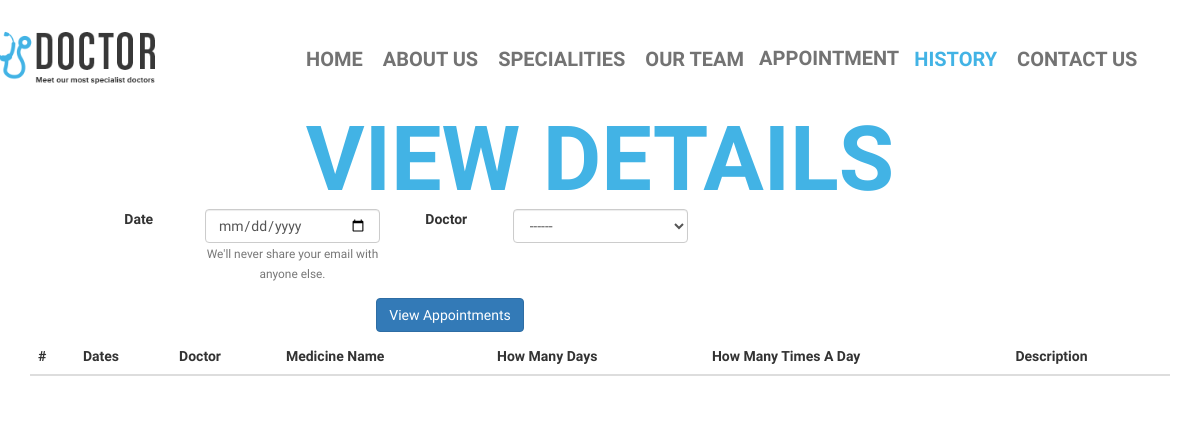
The app's page /history/ (signed in), older data.
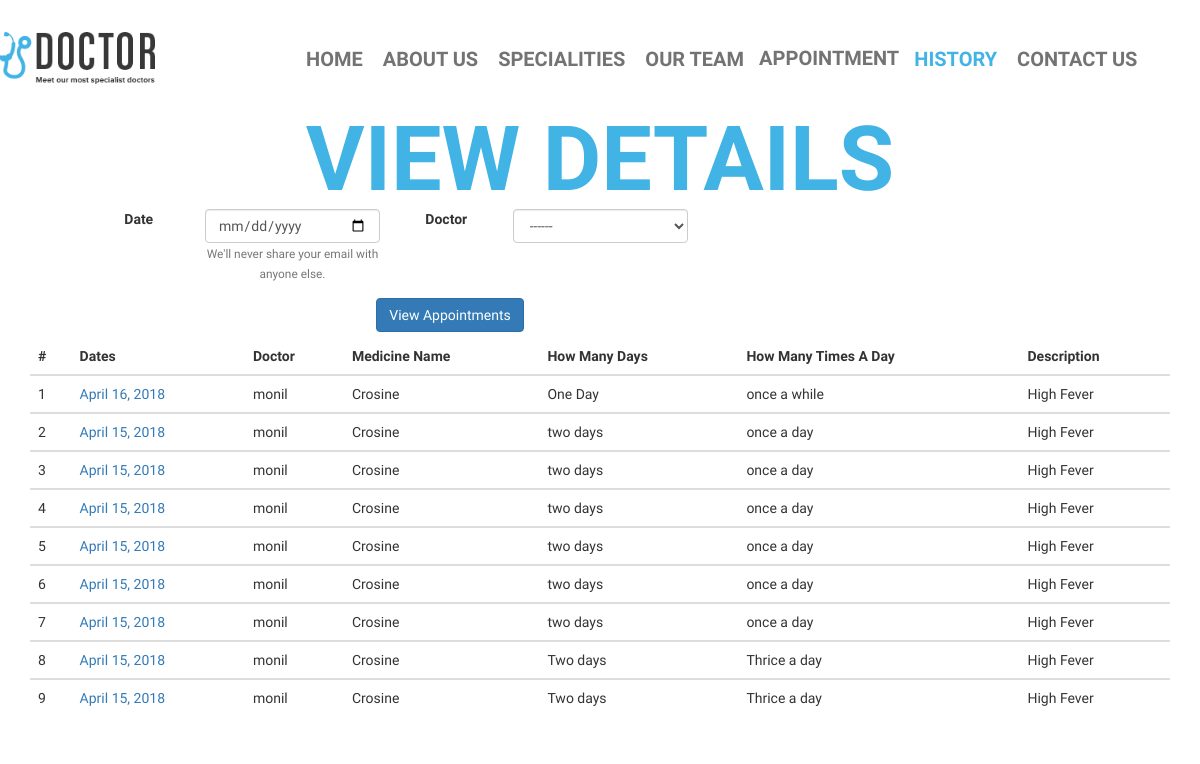
The same page, newer data.
### catalog/models.py (models this page shows)
class historydata(models.Model):
    u_id=models.CharField(max_length=100)
    Doctor_id=models.CharField(max_length=100,default="")
    date=models.DateField()
    Med_1=models.CharField(max_length=120)
    m1_days=models.CharField(max_length=100)
    m1_times_a_day=models.CharField(max_length=100)
    '''Med_2=models.ForeignKey(medicine,on_delete=models.CASCADE,related_name='m2')
    m2_days=models.CharField(max_length=100)
    m2_times_a_day=models.CharField(max_length=100)
    Med_3=models.ForeignKey(medicine,on_delete=models.CASCADE,related_name='m3')
    m3_days=models.CharField(max_length=100)
    m3_times_a_day=models.CharField(max_length=100)
    Med_4=models.ForeignKey(medicine,on_delete=models.CASCADE,related_name='m4')
    m4_days=models.CharField(max_length=100)
    m4_times_a_day=models.CharField(max_length=100)
    Med_5=models.ForeignKey(medicine,on_delete=models.CASCADE,related_name='m5')
    m5_days=models.CharField(max_length=100)
    m5_times_a_day=models.CharField(max_length=100)'''
    description=models.CharField(max_length=300)
    def __str__(self):
             return '{0} {1}'.format(self.date,self.Doctor_id)

### catalog/views.py (the view, shortened to what this page needs)
# urls.py: url(r'^history/$',views.history,name='history'),
def history(request):
    username=request.user
    print(username.id)
    d=Doctor.objects.filter(u_id=username.id)
    u=Patient.objects.filter(u_id=username.id)
    print(d)
    print(u)
    print(username.id)
    Doctor_logged_in=Doctor.objects.none()
    Patient_logged_in=Patient.objects.none()
    if u:
        Patient_logged_in=u
        print("Logged In user is Patient")
    if d:
        return redirect('/home/')
        Doctor_logged_in=d
        print("Logged In User Is Doctor")
    print(Patient_logged_in)
    logu=request.user
    App=historydata.objects.filter(u_id=logu).order_by('-date')
    print(App)
    print(App)
    doctors=Doctor.objects.all()
    return render(
            request,
            'history.html',
            context={'App':App,'Doctor_logged_in':Doctor_logged_in,'Patient_logged_in':Patient_logged_in,'doctors':doctors}
        )

### catalog/models.py (called while the page is built)
    def __str__(self):
        full_name=self.First_Name+self.Middle_Name+self.Last_Name
        return '{0} {1} {2} {3} {4} {5} {6}'.format(self.u_id,self.First_Name,self.Last_Name,self.Middle_Name,self.Address,self.Date_Of_Birth,self.Profile_pic)
        """
        Returns the url to access a detail record for this book.
        """

### catalog/templates/history.html (shortened to what this page needs)
{% load static%}
<!DOCTYPE html>
<html lang="en">
<head>
  <link rel="stylesheet" type="text/css" href="https://netdna.bootstrapcdn.com/bootstrap/3.1.1/css/bootstrap.min.css">
  <link rel="stylesheet" href="https://maxcdn.bootstrapcdn.com/bootstrap/3.3.7/css/bootstrap.min.css">
  <link rel="stylesheet" href="https://maxcdn.bootstrapcdn.com/bootstrap/3.3.7/css/bootstrap.min.css">
  <link rel="stylesheet" href="{% static 'main/css/font-awesome.min.css' %} ">
  <link rel="stylesheet" href="{% static 'main/css/bootstrap.min.css' %}">
  <link rel="stylesheet" href="{% static 'main/css/style.css' %} ">
</head>
<body>
  <header class="top-header">
    <div class="container">
      <div class="row">
        <div class="col-xs-2 header-logo">
          <br>
          <a href="main_base.html"><img src="{% static 'main/img/logo.png' %}" alt="" class="img-responsive logo"></a>
        </div>
        <div class="col-md-10">
          <nav class="navbar navbar-default">
            <div class="container-fluid nav-bar">
              <div class="collapse navbar-collapse" id="bs-example-navbar-collapse-1">
                <ul class="nav navbar-nav navbar-left">
                  <li><a class="menu " href="{% url 'home' %}">Home</a></li>
                  <li><a class="menu " href="{% url 'aboutus' %}">About Us</a></li>
                  <li><a class="menu" href="{% url 'service' %}">Specialities </a></li>
                  <li><a class="menu" href="{% url 'team' %}">Our Team</a></li>
                  {% if user.is_authenticated %}
                    {% if Patient_logged_in %}
                         <li class="dropdown">
                              <button class="dropbtn">Appointment</button>
                        </li>
                       <li><a class="menu active" href="{% url 'history' %}"> History</a></li>
                    {% endif %}
                    <li><a class="menu" href="{% url 'contact' %}"> Contact Us</a></li>
                  </ul>
                 <ul class="nav navbar-nav navbar-right">
                    <li class="dropdown">
                </li>
                  </ul>
              {% endif %}
              </div>
            </div>
          </nav>
        </div>
      </div>
    </div>
  </header>
  <section class="takeapoint text-center" id="">
    <div class="container">
      <div class="row">
        <h2>View Details</h2>
      </div>
    </div>
    <form name="Appoint_form"  id="Appoint_form" method="post" novalidate>
      <div class="form-group row">
        <div class="col-sm-1"></div>
          <label for="colFormLabelSm" class="col-sm-1 col-form-label col-form-label-sm">Date</label>
          <div class="col-sm-2">
                <input type="date" class="form-control form-control-sm" id="id_date" name="date" for="{{id_for_label }} placeholder="Enter Appointment Date">
                <small id="emailHelp" class="form-text text-muted">We'll never share your email with anyone else.</small>
          </div>
          <label for="colFormLabelSm" class="col-sm-1 col-form-label col-form-label-sm">Doctor</label>
          <div class="col-sm-2">
            <select class="form-control" id="id_doctor_name" name="doctor_name" for="{{doctor_name.id_for_label }}">
              <option value=" ">------</option>
            </select>
          </div>
      </div>
          <div class="col-sm-9">
                <button type="submit" class="btn btn-primary">View Appointments</button>
          </div>
          <br><br>
  </form>
  </section>
  <section class ="tableborder" id="tableborder">
    <div class="container">
     <div class="table-responsive">
        <table class="table">
          <thead>
            <tr>
              <th>#</th>
              <th>Dates</th>
              <th>Doctor</th>
              <th>Medicine Name</th>
              <th>How Many Days</th>
              <th>How Many Times A Day</th>
              <th>Description</th>
            </tr>
          </thead>
          <tbody>
          {% for appoint in App%}
            <tr>
              <td>{{forloop.counter}}</td>
              <td><a href="{{appoint.Date}}">{{appoint.date}}</a></td>
              <td>{{appoint.Doctor_id}}</td>
              <td>{{appoint.Med_1}}</td>
              <td>{{appoint.m1_days}}</td>
              <td>{{appoint.m1_times_a_day}}</td>
              <td>{{appoint.description}}</td>
            </tr>
          </tbody>
          {% endfor %}
        </table>
    </div>
  </section>

### catalog/static/main/css/style.css (style rules this page uses)
.dropbtn { margin: -10px; background-color: transparent; border-color: transparent; transition: all .5s ease 0s; -webkit-transition: all .5s ease 0s; -moz-transition: all .5s ease 0s; -o-transition: all .5s ease 0s; -ms-transition: all .5s ease 0s; background: transparent; border: none; background color: white; left: 40px; font-size: 20px; color: #737373; text-transform: uppercase; transition: all .7s ease 0s; -webkit-transition: all .7s ease 0s; -moz-transition: all .7s ease 0s; -o-transition: all .7s ease 0s; -ms-transition: all .7s ease 0s; padding: 10px 10px; font-weight: bold; }
.dropdown { margin: -05px; background-color:white; left: 40px; right:10px; font-size: 0px; color: #737373; text-transform: uppercase; transition: all .7s ease 0s; -webkit-transition: all .7s ease 0s; -moz-transition: all .7s ease 0s; -o-transition: all .7s ease 0s; -ms-transition: all .7s ease 0s; padding: 10px 10px; font-weight: bold; color: white; }
body { margin: 0; padding: 0; font-family: 'BenchNine', sans-serif; }
li { list-style: none; }
a:hover, a:visited, a { text-decoration: none; }
h1, h2 { text-transform: uppercase; font-weight: bold; }
.top-header { background: #fff !important; position: fixed; width: 100%; z-index: 99999; }
.top-header img.logo { margin-left: -40px; margin-bottom: 20px; margin-top: -20px; size:10; transition: all .5s ease 0s; -webkit-transition: all .5s ease 0s; -moz-transition: all .5s ease 0s; -o-transition: all .5s ease 0s; -ms-transition: all .5s ease 0s; }
.navbar-default { background-color: transparent; border-color: transparent; margin-bottom: 0; margin-top: 6px; transition: all .5s ease 0s; -webkit-transition: all .5s ease 0s; -moz-transition: all .5s ease 0s; -o-transition: all .5s ease 0s; -ms-transition: all .5s ease 0s; }
.nav-bar { margin-top: 28px; }
ul.nav { margin: 0; padding: 0; }
.navbar-default .navbar-nav>li>a { left: 40px; font-size: 20px; color: #737373; text-transform: uppercase; transition: all .7s ease 0s; -webkit-transition: all .7s ease 0s; -moz-transition: all .7s ease 0s; -o-transition: all .7s ease 0s; -ms-transition: all .7s ease 0s; padding: 10px 10px; font-weight: bold; }
li a.active { color: #42b3e5 !important; }
.takeapoint { background-repeat: repeat-y; margin-top: 10px; }
.takeapoint h2 { font-size: 90px; color: #42b3e5; margin-top: 100px; margin-bottom: 0; }
.tableborder { left: 25px; right: 25px; }
html, body, .carousel, .carousel-inner, .carousel-inner .item { height: 100%; }
.navbar { width:108% !important; margin:0px auto; left:0; right:10px; padding:0; }
.navbar-right { right:10px; }

Row changes from the older to the newer data that the page shows:
added historydata: date "April 16, 2018", Doctor_id "monil", Med_1 "Crosine", m1_days "One Day", m1_times_a_day "once a while", description "High Fever"
added historydata: date "April 15, 2018", Doctor_id "monil", Med_1 "Crosine", m1_days "two days", m1_times_a_day "once a day", description "High Fever"
added historydata: date "April 15, 2018", Doctor_id "monil", Med_1 "Crosine", m1_days "two days", m1_times_a_day "once a day", description "High Fever"
added historydata: date "April 15, 2018", Doctor_id "monil", Med_1 "Crosine", m1_days "two days", m1_times_a_day "once a day", description "High Fever"
added historydata: date "April 15, 2018", Doctor_id "monil", Med_1 "Crosine", m1_days "two days", m1_times_a_day "once a day", description "High Fever"
added historydata: date "April 15, 2018", Doctor_id "monil", Med_1 "Crosine", m1_days "two days", m1_times_a_day "once a day", description "High Fever"
added historydata: date "April 15, 2018", Doctor_id "monil", Med_1 "Crosine", m1_days "two days", m1_times_a_day "once a day", description "High Fever"
added historydata: date "April 15, 2018", Doctor_id "monil", Med_1 "Crosine", m1_days "Two days", m1_times_a_day "Thrice a day", description "High Fever"
added historydata: date "April 15, 2018", Doctor_id "monil", Med_1 "Crosine", m1_days "Two days", m1_times_a_day "Thrice a day", description "High Fever"
